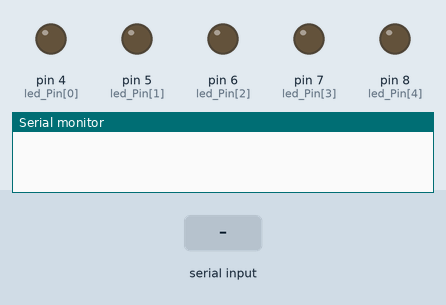
The sketch below on a simulated Arduino Uno, built with avr-gcc and run on an emulated ATmega328P. Shown: output pins drawn as LEDs (lit = HIGH), the last lines printed to the serial monitor. The test bench sets the inputs (shaded band).

Above: at 1.2 s.
1.3 s: "5\n" received over the second serial link
At 1.8 s:
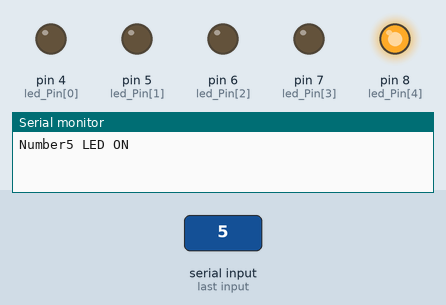
Timing chart, 0 to 4.3 s (numbered marks = the images above; inputs shaded):
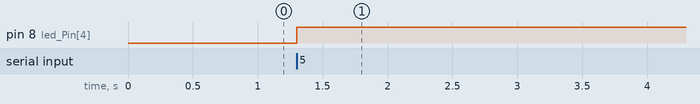

Measured:
- after the input at 1.3 s, pin 8 (led_Pin[4]): LOW → HIGH at once

The sketch:

Bluetooth_LED_Light3.ino
```cpp
#include <SoftwareSerial.h>
SoftwareSerial BTserial(2, 3);

int led_Pin[] = {4, 5, 6, 7, 8};
boolean led_State[5];
String buffer = "";

void setup()
{
    Serial.begin(9600);
    BTserial.begin(9600);
    for (int i = 0; i < sizeof(led_Pin); i++)
    {
        pinMode(led_Pin[i], OUTPUT);
        led_State[i] = false;
        digitalWrite(led_Pin[i], led_State[i]);
    }
}

void loop()
{
    if (BTserial.available())
    {
        byte data = BTserial.read();
        if (data == '\n')
        {
            int index = buffer.toInt();

            if (index >= 1 && index <= 5)
            {
                int arrayIndex = index - 1;
                led_State[arrayIndex] = !led_State[arrayIndex];
                digitalWrite(led_Pin[arrayIndex], led_State[arrayIndex]);
                if (led_State[arrayIndex])
                {
                    Serial.println(String("Number") + index + String(" LED ON"));
                }
                else
                {
                    Serial.println(String("Number") + index + String(" LED OFF"));
                }
            }
            buffer = "";
        }
        else
        {
            buffer += (char)data;
        }
    }
}
```
